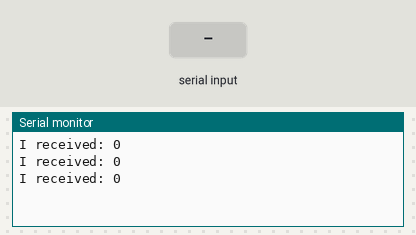
The program below on a simulated ESP32. Parts: the last lines printed to the serial monitor. Inputs (shaded band) come from the test bench.

Above: at 2.8 s.
2.9 s: "1" received over the second serial link
At 3.8 s:
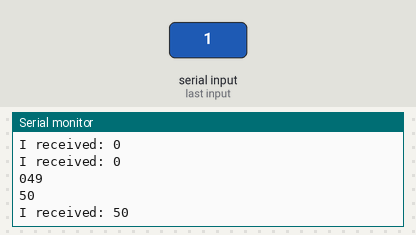
4.5 s: "0" received over the second serial link
At 5.5 s:
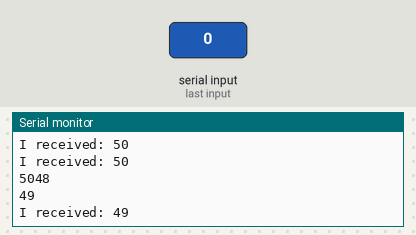
6.0 s: "2" received over the second serial link
At 6.8 s:
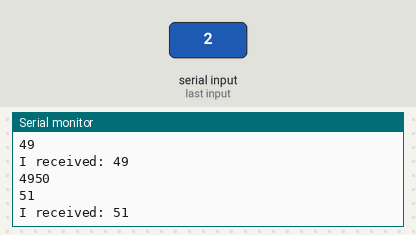
Timing chart, 0 to 9.0 s (numbered marks = the images above; inputs shaded):
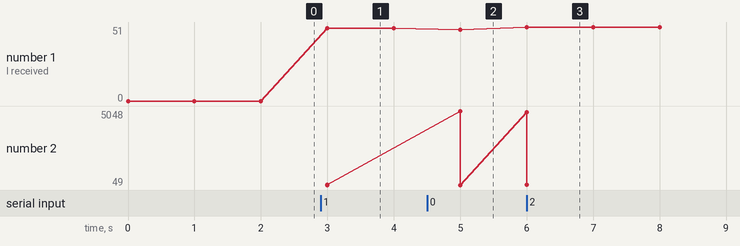

The program:

main.cpp
```cpp
#include <Arduino.h>


 uint8_t incomingByte=0;

void setup()
{
  Serial.begin(115200);
  Serial2.begin(115200, SERIAL_8N1,16,17);

  Serial2.print(incomingByte);
}


void loop() {
  // send data only when you receive data:
  while (Serial2.available() > 0) {
    Serial.print(incomingByte);

    // read the incoming byte:
    incomingByte = Serial2.read();

    Serial.println(incomingByte);
    incomingByte++;

    Serial.println(incomingByte);
    Serial2.write(incomingByte);
    // say what you got:

  }

    Serial.print("I received: ");
    Serial.println(incomingByte);
  delay(1000);

}
```

Measured:
- after the input at 2.9 s, the serial monitor: prints a new line after 0.10 s (image 1)
- after the input at 4.5 s, the serial monitor: prints a new line after 0.50 s (image 2)
- after the input at 6.0 s, the serial monitor: prints a new line at once (image 3)
- plotted number 1: 0 → 50 after the input at 2.9 s, 49 → 51 after the input at 6.0 s
- plotted number 2: 49 → 51 after the input at 6.0 s
